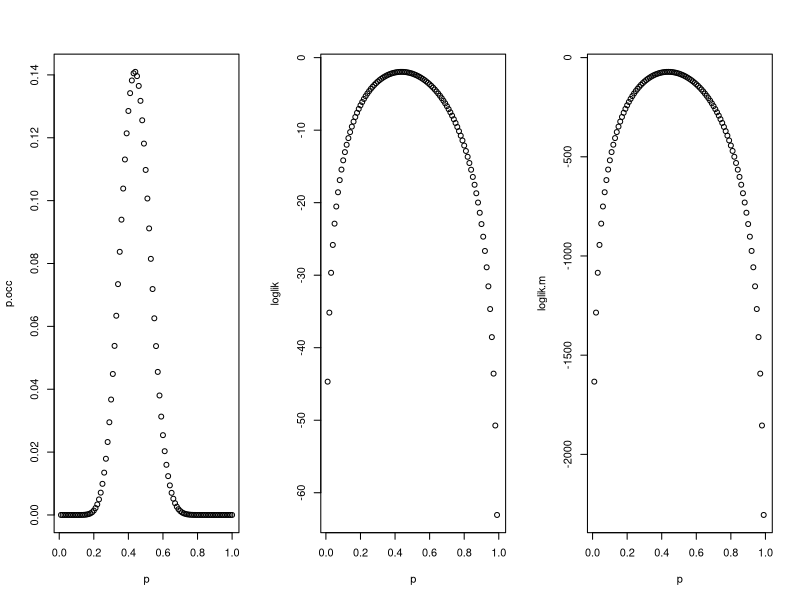

This chart was generated by the following R code:
## ---- chunk 1
knitr::opts_chunk$set(echo = TRUE)
## ---- chunk 2

data("mtcars")
mtcars

glm_bin <- glm(vs ~ wt, family = binomial, data = mtcars)

tab <- data.frame(p = seq(0.01,1,0.01), p.occ = rep(NA,100), loglik = rep(NA,100), loglik.m = rep(NA,100))

for(i in 1:nrow(tab)){
    tab[i,2] <- ((factorial(32)/(factorial(14)*factorial(32-14)))*tab[i,1]^14)*(1-tab[i,1])^(32-14)
    tab[i,3] <- log(factorial(32)/(factorial(14)*factorial(32-14)))+14*log(tab[i,1])+(32-14)*log(1-tab[i,1])
    tab[i,4] <- sum((mtcars$vs*mtcars$wt*tab[i,3]))-sum(log(1+exp(mtcars$wt*tab[i,3])))
}

par(mfrow = c(1,3))
plot(tab[,c(-3,-4)])
plot(tab[,c(-2,-4)])
plot(tab[,c(-2,-3)])

max(tab$loglik)
max(tab$loglik.m)

summary(glm_bin)

logLik(glm_bin)

AIC(glm_bin)

unclass(logLik(glm_bin))[1]*(-2)+(2*2)


data("iris")

mod_lin <- lm(Petal.Length ~ Sepal.Length, data = iris)
    summary(mod_lin)
    residuals(mod_lin)
    n <- nrow(iris)
    r <- 1
    RSS <- sum(residuals(mod_lin)^2)
    sigma <- RSS/(n-(r+1))
    LL <- (-(1/2)*n)*log(sigma) - (n/2)*log(2*pi)-(n/2)
    logLik(mod_lin)
    
    

